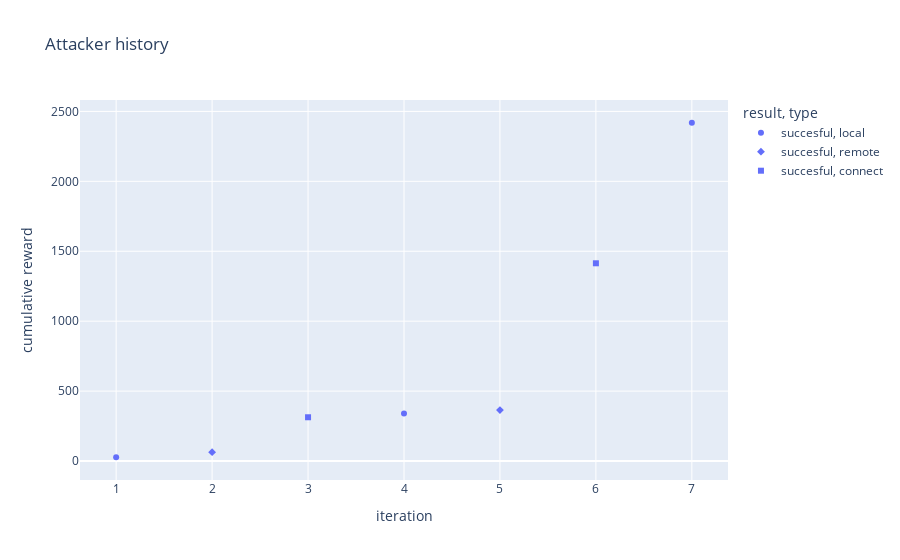

The cell this chart's notebook holds for it:
### Code cell
simulation.run(
    max_iteration=600,
    epochs=1000,
    attacker=qleaner_agent,
    verbose=1,
    decrease_function=decrease_function,
    sample_attack=True,
    gifsave='C:/Users/EmilienGRILLOT/Desktop/CustomCyberBattle/CyberBattleAgents/render/Cyberbattle/attacker/QleanerTrain'
)

### Figure 1 — Plotly figure (JSON) as saved in the notebook; plotly's stock layout.template omitted (floating-point values rounded to 4 significant figures)
{"data": [{"customdata": [[9.871e-05, 27, "Network Sniffing", "PC_4", "local", 0], [0.0009973, 26, "Network Service Scanning", "MailServer", "local", 1], [0.005988, 1005, "Browser Session Hijacking", "DatabaseServer", "local", 1]], "hovertemplate": "result=succesful<br>type=%{customdata[4]}<br>iteration=%{x}<br>cumulative reward=%{y}<br>time=%{customdata[0]}<br>reward=%{customdata[1]}<br>attack name=%{customdata[2]}<br>machine instance name=%{customdata[3]}<br>captured_flags=%{customdata[5]}<extra></extra>", "legendgroup": "succesful, local", "marker": {"color": "#636efa", "symbol": "circle"}, "mode": "markers", "name": "succesful, local", "orientation": "v", "showlegend": true, "type": "scatter", "x": [1, 4, 7], "xaxis": "x", "y": [27, 339, 2419], "yaxis": "y"}, {"customdata": [[9.871e-05, 36, "Password Cracking", "PC_5", "remote", 0], [0.002997, 25, "Forge Web Credentials", "GoogleDrive", "remote", 0]], "hovertemplate": "result=succesful<br>type=%{customdata[4]}<br>iteration=%{x}<br>cumulative reward=%{y}<br>time=%{customdata[0]}<br>reward=%{customdata[1]}<br>attack name=%{customdata[2]}<br>machine instance name=%{customdata[3]}<br>captured_flags=%{customdata[5]}<extra></extra>", "legendgroup": "succesful, remote", "marker": {"color": "#636efa", "symbol": "diamond"}, "mode": "markers", "name": "succesful, remote", "orientation": "v", "showlegend": true, "type": "scatter", "x": [2, 5], "xaxis": "x", "y": [63, 364], "yaxis": "y"}, {"customdata": [[0.0009973, 250, "User Account Authentification", "MailServer", "connect", 0], [0.004284, 1050, "User Account Authentification", "DatabaseServer", "connect", 0]], "hovertemplate": "result=succesful<br>type=%{customdata[4]}<br>iteration=%{x}<br>cumulative reward=%{y}<br>time=%{customdata[0]}<br>reward=%{customdata[1]}<br>attack name=%{customdata[2]}<br>machine instance name=%{customdata[3]}<br>captured_flags=%{customdata[5]}<extra></extra>", "legendgroup": "succesful, connect", "marker": {"color": "#636efa", "symbol": "square"}, "mode": "markers", "name": "succesful, connect", "orientation": "v", "showlegend": true, "type": "scatter", "x": [3, 6], "xaxis": "x", "y": [313, 1414], "yaxis": "y"}], "layout": {"legend": {"title": {"text": "result, type"}, "tracegroupgap": 0}, "title": {"text": "Attacker history"}, "xaxis": {"anchor": "y", "domain": [0, 1], "title": {"text": "iteration"}}, "yaxis": {"anchor": "x", "domain": [0, 1], "title": {"text": "cumulative reward"}}}}
